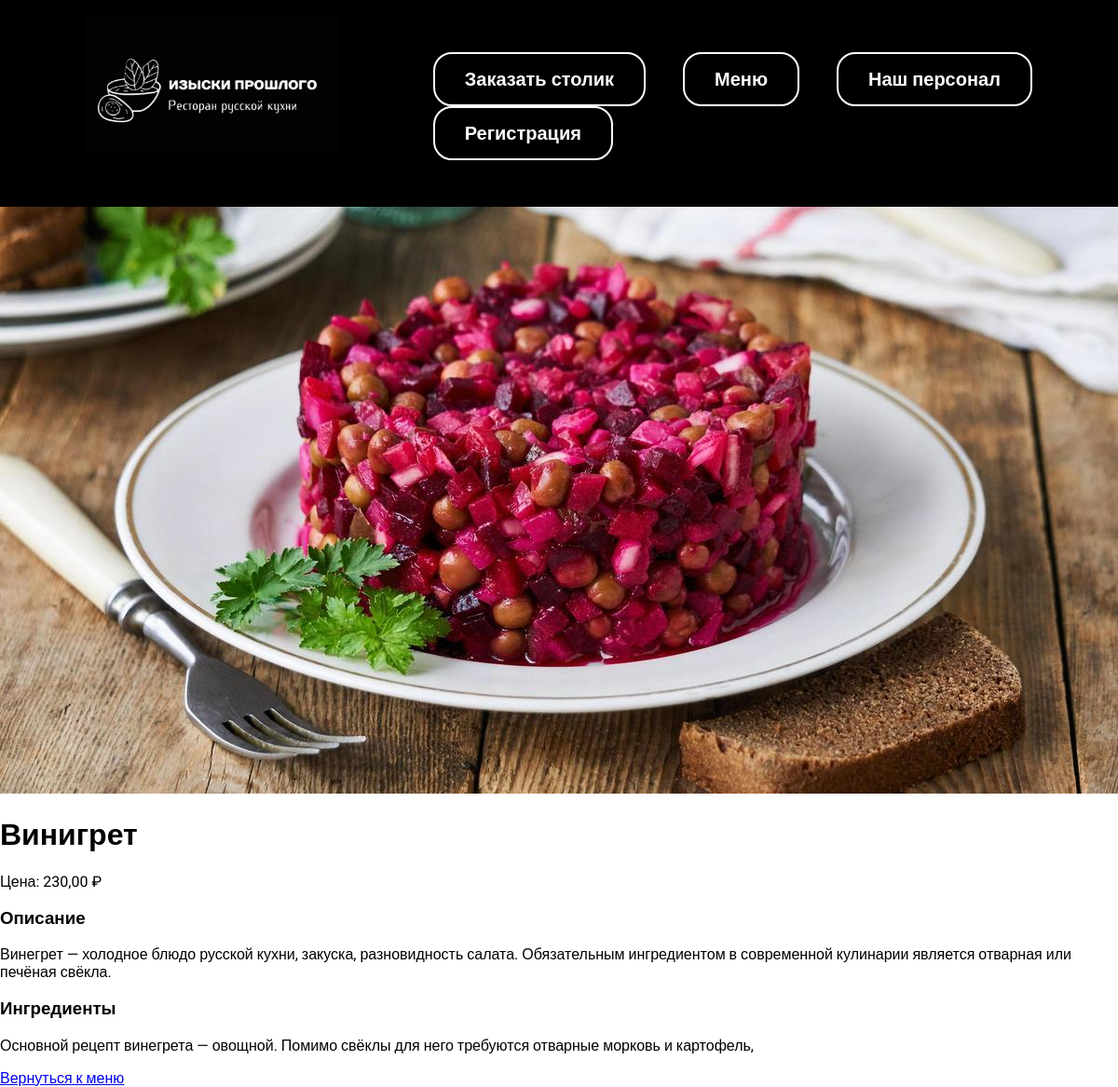
The page /dish/Vinigret/ on the database as committed earlier.
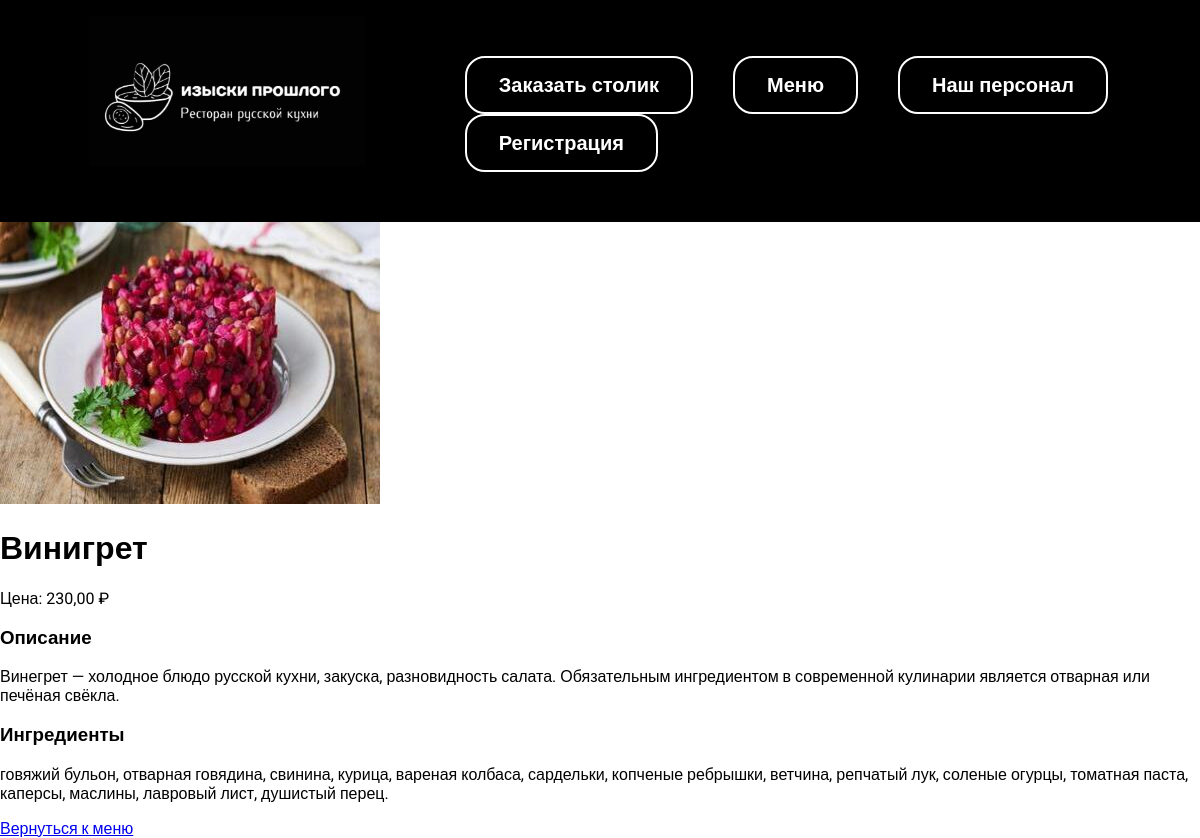
The same page on the database as committed later.
### view/models.py (models this page shows, shortened)
class Menu(models.Model):
    title = models.CharField(max_length=100)
    image = models.ImageField(upload_to='images/')
    recipe = models.CharField(max_length=2000)
    ingredients = models.CharField(max_length=1000)
    url = models.URLField(blank=True)
    rating = models.IntegerField(default=0, blank=True)
    price = models.DecimalField(max_digits=10, decimal_places=2)
    slug = models.SlugField(max_length=250, unique=True)

### view/views.py (the view)
# urls.py: path('dish/<slug:slug>/', views.dish, name='dish'),
def dish(request, slug):
    menu_item = get_object_or_404(Menu, slug=slug)
    return render(request, 'view/dish.html', {"menu_item": menu_item})

### view/templates/view/dish.html
{% extends 'view/base.html' %}
{% load static %}
{% block content %}
<div class="dish-container">
    <div class="dish-card">
        <div class="dish-image-section">
            <img class="dish-image" src="{{ menu_item.image.url }}" alt="{{ menu_item.title }}">
        </div>
        <div class="dish-info">
            <h1 class="dish-title">{{ menu_item.title }}</h1>
            <div class="price">
                Цена: {{ menu_item.price }} ₽
            </div>
            <div class="details">
                <div class="group">
                    <h3>Описание</h3>
                    <p class="recipe">{{ menu_item.recipe }}</p>
                </div>
                <div class="group">
                    <h3>Ингредиенты</h3>
                    <p class="ingredients">{{ menu_item.ingredients }}</p>
                </div>
            </div>
            <div class="back">
                <a href="{% url 'menu' %}">Вернуться к меню</a>
            </div>
        </div>
    </div>
</div>
{% endblock %}

Rows that differ between the two databases and show on the page:
changed Menu "Винигрет": image: a different picture; ingredients "Основной рецепт винегрета — овощной. Помимо свёклы для него требуются отварные морковь и картофель," → "говяжий бульон, отварная говядина, свинина, курица, вареная колбаса, сардельки, копченые ребрышки, ветчина, репчатый лук, соленые огурцы, томатная паста, каперсы, маслины, лавровый лист, душистый перец."
